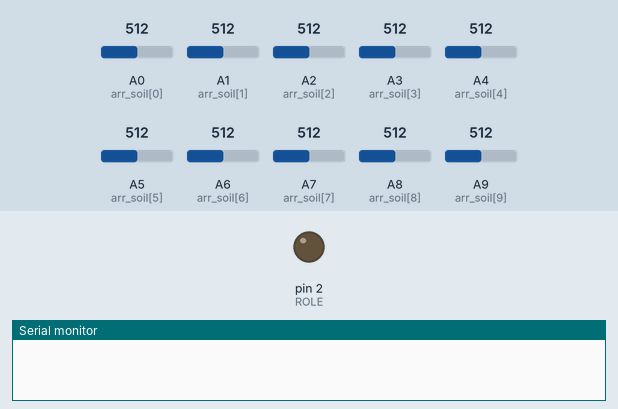
The sketch below on a simulated Arduino Mega 2560, built with avr-gcc and run on an emulated ATmega2560. Shown: output pins drawn as LEDs (lit = HIGH), the last lines printed to the serial monitor. The inputs (shaded band) are chosen by the test bench; at power-on: A0 (arr_soil[0]) = 512, A1 (arr_soil[1]) = 512, A2 (arr_soil[2]) = 512, A3 (arr_soil[3]) = 512, A4 (arr_soil[4]) = 512, A5 (arr_soil[5]) = 512, A6 (arr_soil[6]) = 512, A7 (arr_soil[7]) = 512, A8 (arr_soil[8]) = 512, A9 (arr_soil[9]) = 512.

Above: at 0.1 s.
At 4.1 s:
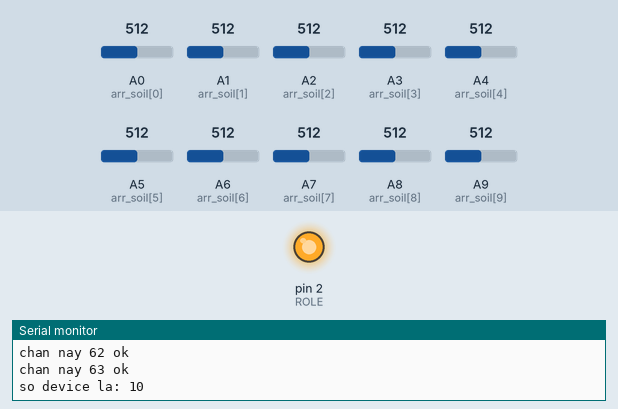
Timing chart, 0 to 5.6 s (numbered marks = the images above):
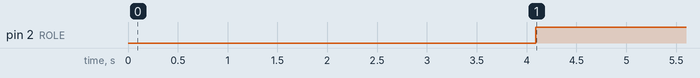

Measured:
- by itself, pin 2 (ROLE): LOW → HIGH at 4.1 s

The sketch:

code_csc_demo_1.ino
```cpp
int arr_soil[10] = {A0, A1, A2, A3, A4, A5, A6, A7, A8, A9};
int arr_soil_avl[10] = {0};
#define ROLE 2
#define BT_ROLE 3
#define VALUE 70  // nguong bom
//#define NUM 2 // so luong toi thieu duoi nguong
int num_soil = 10;
int sum = 0; //gia tri cam bien trung binh
//======================
void add_arr_soil_avl(int sheet, int pos) { // sheet la chan duoc cam, pos la vi tri thu i - 1 cua mang
  arr_soil_avl[pos - 1] = sheet;
}
void count_soil () { // ham dem so luong cam bien duoc ket noi
  int x, y;
  int count = 0;
  for (int i = 0; i < 10; i++) {
    x = 0; // gia tri chan duoi
    y = 1023; // gia tri chan tren
    for (int j = 0; j < 40; j++) {
      if (analogRead(arr_soil[i]) > x)  x = analogRead(arr_soil[i]);
      if (analogRead(arr_soil[i]) < y)  y = analogRead(arr_soil[i]);
      delay(10);
    }
    if (abs(x - y) > 100) {
      Serial.print("chan nay ");
      Serial.print(arr_soil[i]);
      Serial.println(" fail");
    } else {
      Serial.print("chan nay ");
      Serial.print(arr_soil[i]);
      Serial.println(" ok");
      count++;
      add_arr_soil_avl(i, count); // gui di vi tri chan va so luong duoc cam
    }
  }
  //  num_soil = count; // lay gia tri cho so luong divice toan he thong
  num_soil = 4; //set cung 4 thiet bimm
  Serial.print("so device la: ");
  Serial.println(count);
}

void read_soil (int arr_convert[]) { // doc va convert toan bo cam bien sang thang 100%
  for (int i = 0; i < num_soil; i++)
    arr_convert[i] = map(analogRead(arr_soil_avl[i]), 1023, 0, 0, 100);
}
int check_soil (int arr_convert[]) { // ham kiem tra 1 trong num_soil cam bien co duoi nguong quy dinh bom
  sum = 0; // gan ve 0 de reset sum moi lan goi ham
  //int temp = 0;
  for (int i = 0; i < num_soil; i++)
    sum += arr_convert[i];
  //if (arr_convert[i] < VALUE) temp++;
  //if(sum/num_soil < VALUE || temp >= 2)
  if (sum / num_soil < VALUE) // gia tri chia n de lay trung binh
    return 1;
  return 0;
}
int read_button() { // doc gia tri nut bam ROLE
  return !digitalRead(BT_ROLE);
}
void print_soil (int arr_convert[]) {
  for (int i = 0; i < num_soil; i++) {
    Serial.print(arr_convert[i]);
    Serial.print("  ");
  }
  Serial.print(sum / num_soil);
  Serial.print("  ");
  Serial.println();
}
void setup () {
  Serial.begin (115200);
  pinMode(BT_ROLE, INPUT_PULLUP);
  pinMode(ROLE, OUTPUT);
  for (int i = 0; i < num_soil; i++)
    pinMode(arr_soil[i], INPUT);
  count_soil();
}
void loop () {
  int arr_convert[num_soil]; // chuyen doi toan bo gia tri cam bien da dem
  read_soil(arr_convert); //doc va convert toan bo gia tri cam bien
  if (check_soil(arr_convert) || read_button()) {
    digitalWrite(ROLE, 1);
    delay(500);
  } else {
    digitalWrite(ROLE, 0);
    delay(500);
  }
  print_soil(arr_convert); // in toan bo gia tri cam bien
  //  for (int i = 0; i < 10; i++){
  //    Serial.print (analogRead(arr_soil[i]));
  //    Serial.print("  ");
  //  }
  //  Serial.println();
  //  delay (500);
}
```
